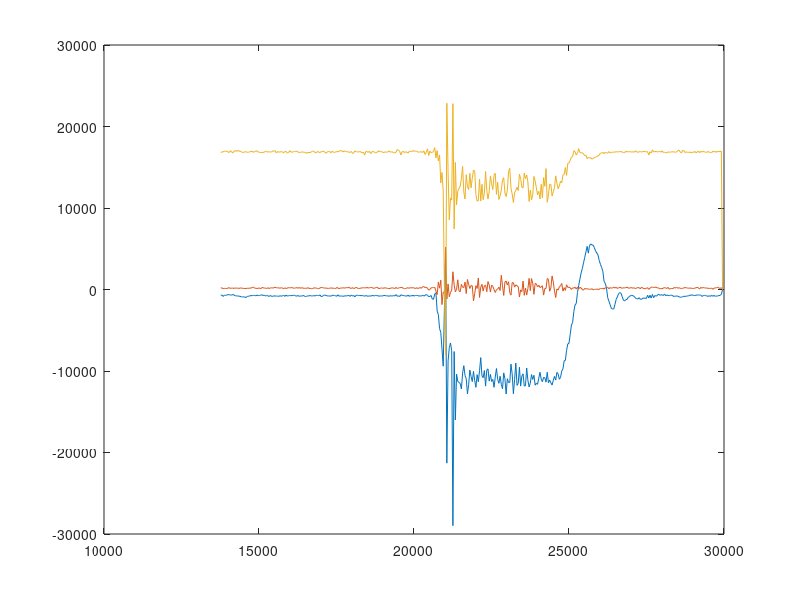
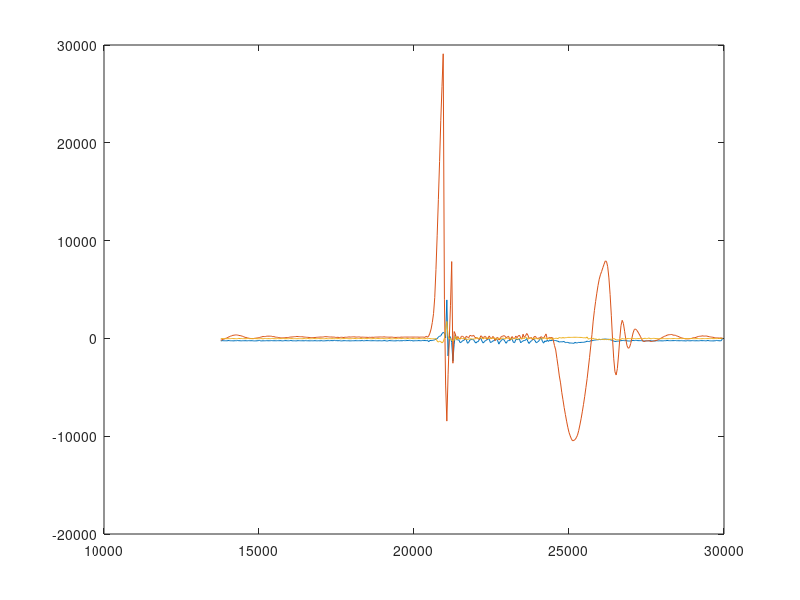
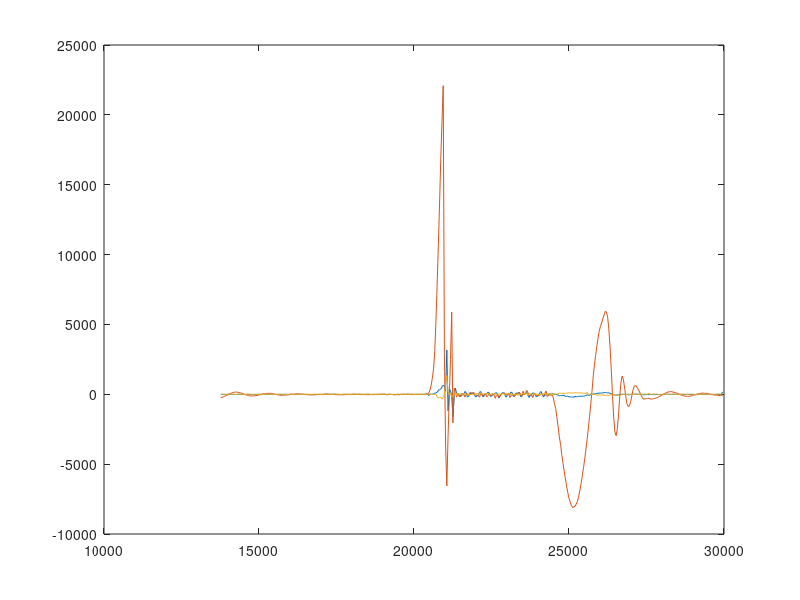
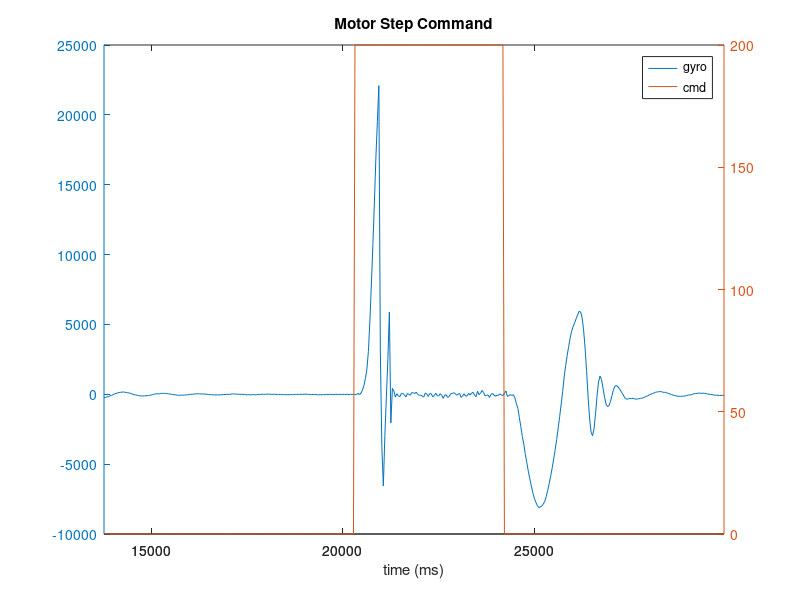

Write the MATLAB code that produced these figures, in order.
clear all;
close all;
clc;
% data = csvread('2014_03_29 C5.csv',3,0);
% data = csvread('data1.csv',0,0);
data = csvread('C5.csv',420,0);
t = data(:,1);
ax = data(:,2);
ay = data(:,3);
az = data(:,4);
gx = data(:,5);
gy = data(:,6);
gz = data(:,7);

figure(1)
plot(t,ax,t,ay,t,az);
figure(2)
plot(t,gx,t,gy,t,gz);

% gx_mean = mean(gx)
% gy_mean = mean(gy)
% gz_mean = mean(gz)
gx_mean = -225.5359;
gy_mean = 144.0359;
gz_mean = -24.5569;

gx = (gx-gx_mean)*500/655.35; % 1/100thdegrees/sec
gy = (gy-gy_mean)*500/655.35; % 1/100thdegrees/sec
gz = (gz-gz_mean)*500/655.35; % 1/100thdegrees/sec

% gx_cov = cov(gx)
% gy_cov = cov(gy)
% gz_cov = cov(gz)

figure(3)
plot(t,gx,t,gy,t,gz)

figure(4)
plotyy(t,gy,t,data(:,15));
legend('gyro','cmd')
title('Motor Step Command')
xlabel('time (ms)')

theta_y = gy*0;
for i = 2:length(gy)
    theta_y(i) = theta_y(i-1) + (t(i)-t(i-1))*(gy(i))/100/1000;
end
figure(5)
plotyy(t/1000,theta_y/180*3.14,t/1000,gy/100/180*3.14)

theta_dot_dot_y = gy*0;
for i = 2:length(gy)
    theta_dot_dot_y(i) = ((gy(i)-gy(i-1))/100)/((t(i)-t(i-1))/1000)/180*3.14; % deg/sec/sec
end
figure(6)
plot(t/1000,theta_dot_dot_y)

